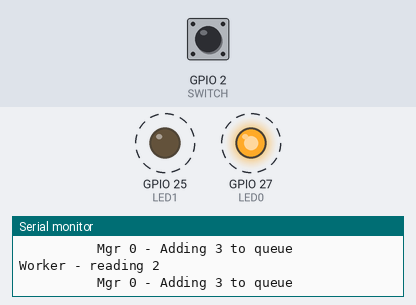
The sketch below on a simulated ESP32. Shown: output pins drawn as LEDs (lit = HIGH), the last lines printed to the serial monitor. Dashed ring = blinking. The inputs (shaded band) are chosen by the test bench; at power-on: GPIO 2 (SWITCH) HIGH. Random numbers use the default seed unless the sketch sets one.

Above: at 2.9 s.
3.0 s: GPIO 2 (SWITCH) pulled LOW for 1.15 s
At 3.07 s:
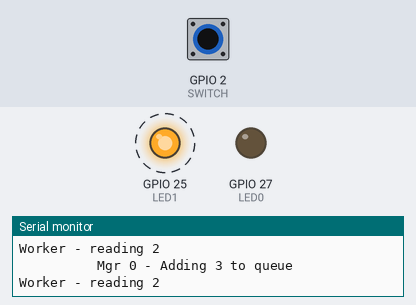
At 4.27 s:
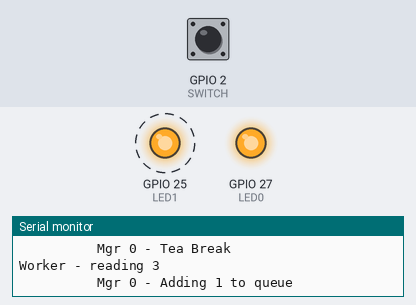
Timing chart, 0 to 12.5 s (numbered marks = the images above; inputs shaded):
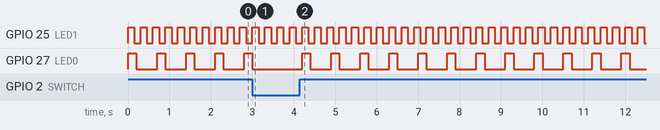

Measured:
- by itself, GPIO 25 (LED1): alternates HIGH for 0.15 s and LOW for 0.15 s
- by itself, GPIO 27 (LED0): repeats every 0.70 s: HIGH 0.20 s, LOW 0.50 s

The sketch:

ESP32_SIMPLE_QUEUE.ino
```cpp
TaskHandle_t Task0;
TaskHandle_t Task1;
QueueHandle_t queue;

#define LED0 27
#define LED1 25
#define SWITCH 2

void loop0(void * parameter) {
	for (;;) {

		// Add a random number to the queue
		// auto rndNumber = esp_random();

		// Use Arduino implementation for a number between limits
		int rndNumber = random(1, 9);

		// Add to the queue - wait forever until space is available
		Serial.println("\t\t\t\t\tMgr 0 - Adding " + String(rndNumber) + " to queue");
		xQueueSend(queue, &rndNumber, portMAX_DELAY);

		// Artificial wait here
		digitalWrite(LED0, HIGH);
		delay(200);
		digitalWrite(LED0, LOW);
		delay(500);

		// Slow motion delay here
		//delay(5000);

		// Force a tea-break here if switch is pressed
		bool TeaBreak = false;
		while (digitalRead(SWITCH) == LOW){
			delay(100);
			if (!TeaBreak) {
				Serial.println("\t\t\t\t\tMgr 0 - Tea Break");
				TeaBreak = true;
			}
		}
	}
}

void loop1(void * parameter) {
	for (;;) {
		// Get the number of flashes required
		int flashTotal;
		xQueueReceive(queue, &flashTotal, portMAX_DELAY);

		Serial.println("Worker - reading " + String(flashTotal));

		// Flash that number
		for (int cnt = 0; cnt < flashTotal; cnt++) {
			digitalWrite(LED1, HIGH);
			delay(150);
			digitalWrite(LED1, LOW);
			delay(150);
		}

		// Slow motion delay here
		//delay(1000);
	}
}

void setup()
{
	Serial.begin(115200);
	Serial.println("Setup started.");

	pinMode(LED0, OUTPUT);
	pinMode(LED1, OUTPUT);
	pinMode(SWITCH, INPUT_PULLUP);

	// Create the queue with 5 slots of 2 bytes
	queue = xQueueCreate(5, sizeof(int));

	xTaskCreatePinnedToCore(
			loop0, /* Function to implement the task */
			"Task0", /* Name of the task */
			1000, /* Stack size in words */
			NULL, /* Task input parameter */
			0, /* Priority of the task */
			&Task0, /* Task handle. */
			1); /* Core where the task should run */

	xTaskCreatePinnedToCore(
			loop1, /* Function to implement the task */
			"Task1", /* Name of the task */
			1000, /* Stack size in words */
			NULL, /* Task input parameter */
			0, /* Priority of the task */
			&Task1, /* Task handle. */
			1); /* Core where the task should run */

	Serial.println("Setup completed.");
}

void loop()
{
	vTaskDelete (NULL);
}
```
